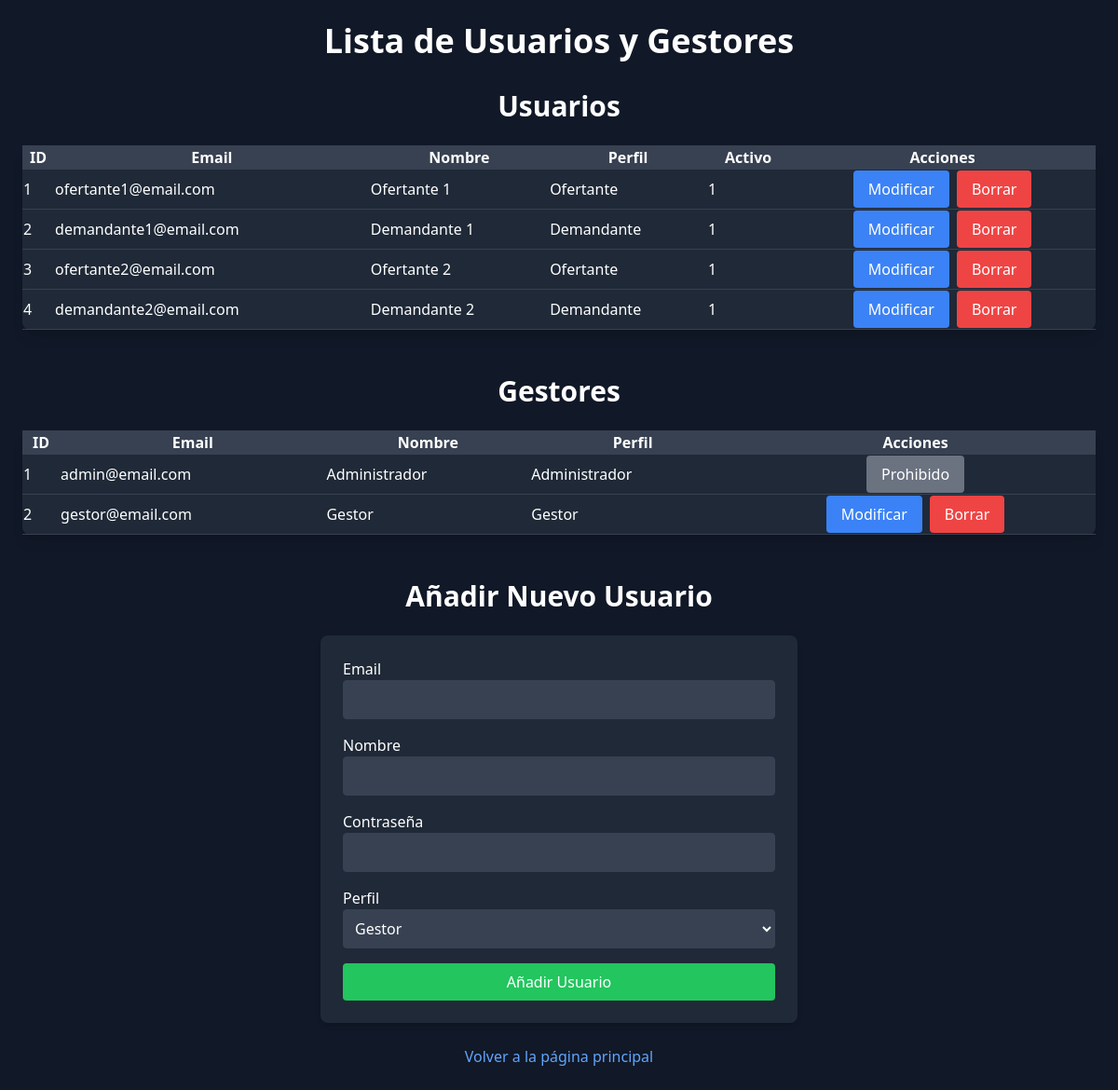
Page /lista_usuarios.php (signed in) on the committed database.
### tables this page shows
CREATE TABLE `usuarios` (
  `id` int(11) NOT NULL AUTO_INCREMENT,
  `nombre` varchar(256) NOT NULL,
  `email` varchar(256) NOT NULL,
  `perfil_id` int(11) NOT NULL,
  `password` varchar(256) NOT NULL,
  `activo` tinyint(4) NOT NULL,
  `token` varchar(60) NOT NULL,
  `created_at` timestamp NOT NULL,
  `updated_at` timestamp NOT NULL,
  PRIMARY KEY (`id`),
  KEY `perfil_id` (`perfil_id`),
  CONSTRAINT `usuarios_ibfk_1` FOREIGN KEY (`perfil_id`) REFERENCES `perfiles` (`id`)
);

CREATE TABLE `gestores` (
  `id` int(11) NOT NULL AUTO_INCREMENT,
  `perfil_id` int(11) NOT NULL,
  `nombre` varchar(256) NOT NULL,
  `email` varchar(256) NOT NULL,
  `password` varchar(256) NOT NULL,
  `created_at` timestamp NOT NULL,
  `updated_at` timestamp NOT NULL,
  PRIMARY KEY (`id`),
  KEY `perfil_id` (`perfil_id`),
  CONSTRAINT `gestores_ibfk_1` FOREIGN KEY (`perfil_id`) REFERENCES `perfiles` (`id`)
);

### lista_usuarios.php (the view, shortened to what this page needs)
<?php
require_once("variables.php");
if (isset($_SESSION['usuario']) && $_SESSION['usuario']['perfil_id'] == 1) {
    $conexion = conectarPDO($host, $user, $password, $bbdd);
    $queryUsuarios = "SELECT * FROM usuarios";
    $stmtUsuarios = $conexion->prepare($queryUsuarios);
    $stmtUsuarios->execute();
    $usuarios = $stmtUsuarios->fetchAll(PDO::FETCH_ASSOC);
    $queryGestores = "SELECT * FROM gestores";
    $stmtGestores = $conexion->prepare($queryGestores);
    $stmtGestores->execute();
    $gestores = $stmtGestores->fetchAll(PDO::FETCH_ASSOC);
    $queryPerfiles = "SELECT * FROM perfiles";
    $stmtPerfiles = $conexion->prepare($queryPerfiles);
    $stmtPerfiles->execute();
    $perfiles = $stmtPerfiles->fetchAll(PDO::FETCH_ASSOC);
    $perfilNombres = [];
    foreach ($perfiles as $perfil) {
        $perfilNombres[$perfil['id']] = $perfil['perfil'];
    }
} else {
    header('Location: index.php');
    exit;
}
?>
<!DOCTYPE html>
<html lang="es">
<head>
    <link rel="stylesheet" href="css/styles.css">
    <script src="https://cdn.tailwindcss.com"></script>
</head>
<body class="bg-gray-900 text-white">
    <main class="max-w-7xl mx-auto p-6">
        <h2 class="text-4xl font-bold mb-8 text-center">Lista de Usuarios y Gestores</h2>
        <section class="mb-12">
            <h3 class="text-3xl font-semibold mb-6 text-center">Usuarios</h3>
            <table class="min-w-full bg-gray-800 rounded-lg shadow-lg">
                <thead>
                    <tr class="bg-gray-700">
                        <th>ID</th>
                        <th>Email</th>
                        <th>Nombre</th>
                        <th>Perfil</th>
                        <th>Activo</th>
                        <th>Acciones</th>
                    </tr>
                </thead>
                <tbody>
                    <?php foreach ($usuarios as $usuario): ?>
                        <tr class="border-b border-gray-700">
                            <td><?php echo htmlspecialchars($usuario['id']); ?></td>
                            <td><?php echo htmlspecialchars($usuario['email']); ?></td>
                            <td><?php echo htmlspecialchars($usuario['nombre']); ?></td>
                            <td><?php echo htmlspecialchars(ucfirst($perfilNombres[$usuario['perfil_id']])); ?></td>
                            <td><?php echo htmlspecialchars($usuario['activo']); ?></td>
                            <td class="flex justify-center space-x-2">
                                <?php if ($usuario['perfil_id'] != 1): ?>
                                    <form method="GET" action="modificar_usuario.php">
                                        <button class="bg-blue-500 text-white px-4 py-2 rounded hover:bg-blue-600">Modificar</button>
                                    </form>
                                    <form method="POST" action="borrar_usuario.php">
                                        <button class="bg-red-500 text-white px-4 py-2 rounded hover:bg-red-600">Borrar</button>
                                    </form>
                                <?php else: ?>
                                    <button class="bg-gray-500 text-white px-4 py-2 rounded" disabled>Prohibido</button>
                                <?php endif; ?>
                            </td>
                        </tr>
                    <?php endforeach; ?>
                </tbody>
            </table>
        </section>
        <section class="mb-12">
            <h3 class="text-3xl font-semibold mb-6 text-center">Gestores</h3>
            <table class="min-w-full bg-gray-800 rounded-lg shadow-lg">
                <thead>
                    <tr class="bg-gray-700">
                        <th>ID</th>
                        <th>Email</th>
                        <th>Nombre</th>
                        <th>Perfil</th>
                        <th>Acciones</th>
                    </tr>
                </thead>
                <tbody>
                    <?php foreach ($gestores as $gestor): ?>
                        <tr class="border-b border-gray-700">
                            <td><?php echo htmlspecialchars($gestor['id']); ?></td>
                            <td><?php echo htmlspecialchars($gestor['email']); ?></td>
                            <td><?php echo htmlspecialchars($gestor['nombre']); ?></td>
                            <td><?php echo htmlspecialchars(ucfirst($perfilNombres[$gestor['perfil_id']])); ?></td>
                            <td class="flex justify-center space-x-2">
                                <?php if ($gestor['perfil_id'] != 1): ?>
                                    <form method="GET" action="modificar_gestor.php">
                                        <button class="bg-blue-500 text-white px-4 py-2 rounded hover:bg-blue-600">Modificar</button>
                                    </form>
                                    <form method="POST" action="borrar_usuario.php">
                                        <button class="bg-red-500 text-white px-4 py-2 rounded hover:bg-red-600">Borrar</button>
                                    </form>
                                <?php else: ?>
                                    <button class="bg-gray-500 text-white px-4 py-2 rounded" disabled>Prohibido</button>
                                <?php endif; ?>
                            </td>
                        </tr>
                    <?php endforeach; ?>
                </tbody>
            </table>
        </section>
        <section>
            <h3 class="text-3xl font-semibold mb-6 text-center">Añadir Nuevo Usuario</h3>
            <form method="POST" action="crear_usuario.php" class="bg-gray-800 p-6 rounded-lg shadow-md max-w-lg mx-auto">
                <div class="mb-4">
                    <label for="email">Email</label>
                    <input type="email" name="email" id="email" class="w-full p-2 rounded border border-gray-700 bg-gray-700 text-white" required>
                </div>
                <div class="mb-4">
                    <label for="nombre">Nombre</label>
                    <input type="text" name="nombre" id="nombre" class="w-full p-2 rounded border border-gray-700 bg-gray-700 text-white" required>
                </div>
                <div class="mb-4">
                    <label for="password">Contraseña</label>
                    <input type="password" name="password" id="password" class="w-full p-2 rounded border border-gray-700 bg-gray-700 text-white" required>
                </div>
                <div class="mb-4">
                    <label for="perfil_id">Perfil</label>
                    <select name="perfil_id" id="perfil_id" class="w-full p-2 rounded border border-gray-700 bg-gray-700 text-white" required>
                        <option value="2">Gestor</option>
                    </select>
                </div>
                <button type="submit" class="bg-green-500 text-white px-4 py-2 rounded hover:bg-green-600">Añadir Usuario</button>
            </form>
        </section>
        <div class="mt-6 text-center">
            <a href="index.php" class="text-blue-400 hover:underline">Volver a la página principal</a>
        </div>
    </main>
</body>
</html>

### css/styles.css (style rules this page uses)
body { background-color: #0c254e; color: #e2e8f0; }
h2 { text-align: center; margin-bottom: 20px; font-size: 24px; }
form { display: flex; flex-direction: column; }
input { padding: 12px; margin-bottom: 15px; border: 1px solid #ccc; border-radius: 4px; font-size: 16px; }
button { padding: 12px; background-color: #4caf50; color: white; font-size: 16px; border: none; border-radius: 4px; cursor: pointer; }
a { color: #4caf50; text-decoration: none; }

### rows in the picture
usuarios: id "1", email "ofertante1@email.com", nombre "Ofertante 1", perfil "Ofertante", activo "1"
usuarios: id "2", email "demandante1@email.com", nombre "Demandante 1", perfil "Demandante", activo "1"
usuarios: id "3", email "ofertante2@email.com", nombre "Ofertante 2", perfil "Ofertante", activo "1"
usuarios: id "4", email "demandante2@email.com", nombre "Demandante 2", perfil "Demandante", activo "1"
gestores: id "1", email "admin@email.com", nombre "Administrador", perfil "Administrador", shows "Prohibido"
gestores: id "2", email "gestor@email.com", nombre "Gestor", perfil "Gestor"
